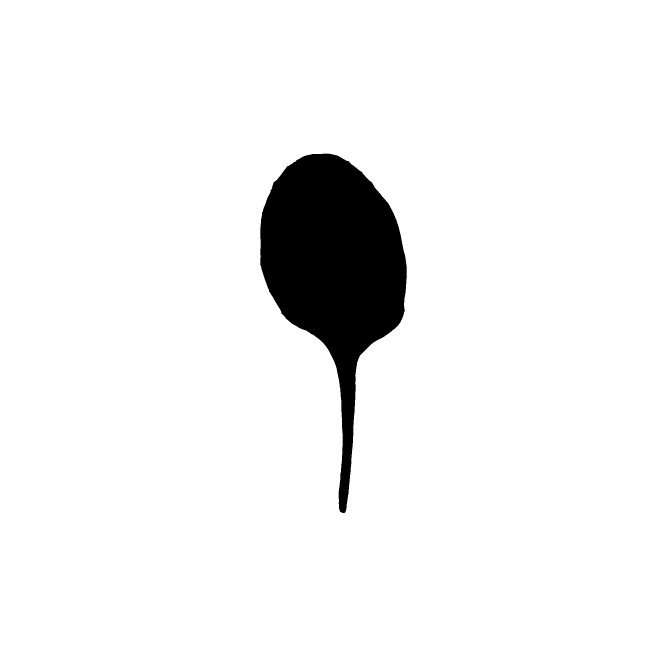
#> input picture binary_images/col_lf1.tif, 2000 x 2000 px (shown at 1/3 size); its folder holds 4 pictures in this run
$ jupyter execute --allow-errors procrustes_leaves.ipynb
#> lines starting #> are read from the running program, lines starting #| are printed output that depends on the picture; after the words box and inside, x2 and y2 are one past the last pixel; in counts of white or black regions, pixels touching at a corner belong together
[cell 1]
#######################
### LOAD IN MODULES ###
#######################

import cv2 # to install on mac: pip install opencv-python
from scipy.interpolate import interp1d # for interpolating points
from sklearn.decomposition import PCA # for principal component analysis
from scipy.spatial import procrustes # for Procrustes analysis
from scipy.spatial import ConvexHull # for convex hull
from sklearn.discriminant_analysis import LinearDiscriminantAnalysis # for LDA
from sklearn.metrics import confusion_matrix # for confusion matrix
from os import listdir # for retrieving files from directory
from os.path import isfile, join # for retrieving files from directory
import matplotlib.pyplot as plt # for plotting
import numpy as np # for using arrays
import math # for mathematical operations
import pandas as pd # for using pandas dataframes
import seaborn as sns # for plotting in seaborn

[cell 2]
#################
### FUNCTIONS ###
#################

def angle_between(p1, p2, p3):
    """
    define a function to find the angle between 3 points anti-clockwise in degrees, p2 being the vertex
    inputs: three angle points, as tuples
    output: angle in degrees
    """
    x1, y1 = p1
    x2, y2 = p2
    x3, y3 = p3
    deg1 = (360 + math.degrees(math.atan2(x1 - x2, y1 - y2))) % 360
    deg2 = (360 + math.degrees(math.atan2(x3 - x2, y3 - y2))) % 360
    return deg2 - deg1 if deg1 <= deg2 else 360 - (deg1 - deg2)

def rotate_points(xvals, yvals, degrees):
    """"
    define a function to rotate 2D x and y coordinate points around the origin
    inputs: x and y vals (can take pandas dataframe columns) and the degrees (positive, anticlockwise) to rotate
    outputs: rotated and y vals
    """
    angle_to_move = 90-degrees
    rads = np.deg2rad(angle_to_move)

    new_xvals = xvals*np.cos(rads)-yvals*np.sin(rads)
    new_yvals = xvals*np.sin(rads)+yvals*np.cos(rads)

    return new_xvals, new_yvals

def interpolation(x, y, number):
    """
    define a function to return equally spaced, interpolated points for a given polyline
    inputs: arrays of x and y values for a polyline, number of points to interpolate
    ouputs: interpolated points along the polyline, inclusive of start and end points
    """
    distance = np.cumsum(np.sqrt( np.ediff1d(x, to_begin=0)**2 + np.ediff1d(y, to_begin=0)**2 ))
    distance = distance/distance[-1]

    fx, fy = interp1d( distance, x ), interp1d( distance, y )

    alpha = np.linspace(0, 1, number)
    x_regular, y_regular = fx(alpha), fy(alpha)

    return x_regular, y_regular

def euclid_dist(x1, y1, x2, y2):
    """
    define a function to return the euclidean distance between two points
    inputs: x and y values of the two points
    output: the eulidean distance
    """
    return np.sqrt((x2-x1)**2 + (y2-y1)**2)

def poly_area(x,y):
    """
    define a function to calculate the area of a polygon using the shoelace algorithm
    inputs: separate numpy arrays of x and y coordinate values
    outputs: the area of the polygon
    """
    return 0.5*np.abs(np.dot(x,np.roll(y,1))-np.dot(y,np.roll(x,1)))

def gpa_mean(leaf_arr, landmark_num, dim_num):

    """
    define a function that given an array of landmark data returns the Generalized Procrustes Analysis mean
    inputs: a 3 dimensional array of samples by landmarks by coordinate values, number of landmarks, number of dimensions
    output: an array of the Generalized Procrustes Analysis mean shape

    """

    ref_ind = 0 # select arbitrary reference index to calculate procrustes distances to
    ref_shape = leaf_arr[ref_ind, :, :] # select the reference shape

    mean_diff = 10**(-30) # set a distance between means to stop the algorithm

    old_mean = ref_shape # for the first comparison between means, set old_mean to an arbitrary reference shape

    d = 1000000 # set d initially arbitraily high

    while d > mean_diff: # set boolean criterion for Procrustes distance between mean to stop calculations

        arr = np.zeros( ((len(leaf_arr)),landmark_num,dim_num) ) # empty 3D array: # samples, landmarks, coord vals

        for i in range(len(leaf_arr)): # for each leaf shape

            s1, s2, distance = procrustes(old_mean, leaf_arr[i]) # calculate procrustes adjusted shape to ref for current leaf
            arr[i] = s2 # store procrustes adjusted shape to array

        new_mean = np.mean(arr, axis=(0)) # calculate mean of all shapes adjusted to reference

        s1, s2, d = procrustes(old_mean, new_mean) # calculate procrustes distance of new mean to old mean

        old_mean = new_mean # set the old_mean to the new_mea before beginning another iteration

    return new_mean

# Read in data

[cell 3]
########################
### READ IN METADATA ###
########################

mdata = pd.read_csv("./metadata.csv") # read in csv
#> (reads metadata.csv from the repository)
#> `img = cv2.bitwise_not(cv2.cvtColor(cv2.imread(data_dir + curr_image),c..`:
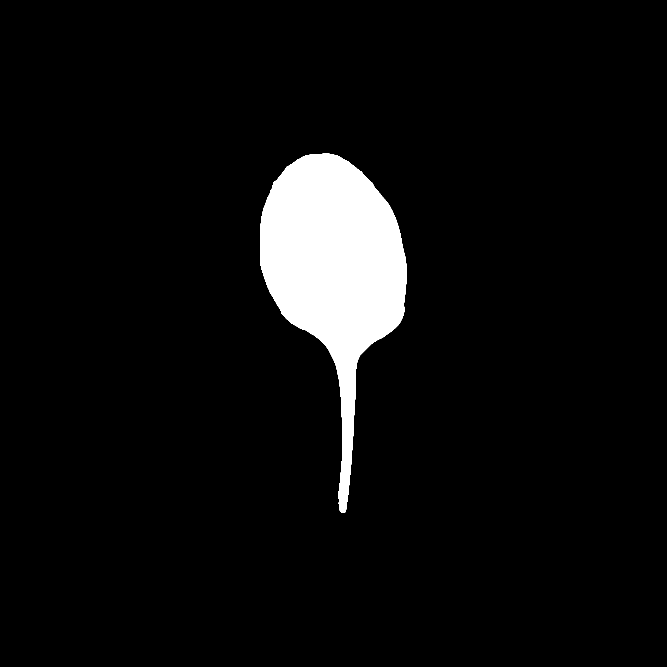
#> img: shape (2000, 2000) (shown at 1/3 size); 5.5% white; 1 white region
#> `contours, hierarchy = cv2.findContours(img, cv2.RETR_EXTERNAL, cv2.CHA..`: contours = 1 contour; box (x1, y1, x2, y2) and area: (780, 461, 1220, 1539) 219010
#> the loop `for c in contours:` made 1 pass
#> after the loop `for c in contours:`: areas_conts = [472803]; x_conts = 1 item
#> `area_inds = np.flip(np.argsort(areas_conts))`: area_inds = [0]

mdata.head() # head data to check

[cell 4]
#######################################
### MAKE A LIST OF IMAGE FILE NAMES ###
#######################################

data_dir = "./binary_images/" # set data directory

file_names = [f for f in listdir(data_dir) if isfile(join(data_dir, f))] # create a list of file names

#file_names.remove('.DS_Store') # remove .DS_Store file

file_names.sort() # sort the list of file names

file_names # check list of file names

# Place equidistant pseudo-landmarks

- Read in image in grayscale
- Select the contour of the largest object (the leaf)
- Interpolate with a high resolution of pseudo-landmarks
- Find the base and tip index point on the high resolution contour
- Reset the base index to zero
- Interpolate each side with desired number of equidistant pseudo-landmarks
- Rotate leaves and scale to centimeters
- Save pseudo-landmarks scaled to centimeters in an array

PARAMETERS AND INDEXING:
- `high_res_pts` is an arbitrarily high number of points to initially interpolate
- `res` is the desired number of points to interpolate on each side of the leaf
- The total number of pseudo-landmarks will be `2*res - 1`
- The base index will be `0`
- The tip index will be `res-1`
- The returned leaves in `cm_arr` are scaled in size to centimeters

[cell 5]
######################
### SET PARAMETERS ###
######################

# the number of equidistant points to create
# an initial high resolution outline of the leaf
high_res_pts = 1000

# the ultimate number of equidistant points on each side of the leaf
# (-1 for the tip)
# the leaf will have res*2-1 pseudo-landmarks
#################
#################
#################
res = 20 ########
#################
#################
#################

# an array to store pseudo-landmarks
cm_arr = np.zeros((len(mdata),(res*2)-1,2))

# for each leaf . . .
#> (the rest of this cell did not finish here and is left out)

#> in interpolation, `distance = np.cumsum(np.sqrt( np.ediff1d(x, to_begin=0)**2 + np.ediff1..`: distance = 866 values from 0 to 2638
#> in interpolation, `distance = distance/distance[-1]`: distance = 866 values from 0 to 1
#> in interpolation, `x_regular, y_regular = fx(alpha), fy(alpha)`: x_regular = 1000 values, max 1219 at index 811, min 780.1 at index 172, mean 1013.5; y_regular = 1000 values, max 1538 at index 507, min 461 at index 0, mean 959.9
#> `high_res_x, high_res_y = interpolation(sorted_x_conts[0].astype(np.flo..`: high_res_x has the same summary as x_regular in interpolation; high_res_y has the same summary as y_regular in interpolation
#> the loop `for pt in range(len(high_res_x)):` made 1000 passes
#> (ed_base, ed_tip) on passes 1 to 3: (1079.8, 7.52), (1078.9, 9.74), (1079.1, 12.38)
#> after the loop `for pt in range(len(high_res_x)):`: base_dists = 1000 values, max 1080.8 at index 12, min 1.03 at index 507, mean 591; tip_dists = 1000 values, max 1078 at index 508, min 7.52 at index 0, mean 532.8
#> `base_ind = np.argmin(base_dists)`: base_ind = 507
#> `tip_ind = np.argmin(tip_dists)`: tip_ind = 0
#> `high_res_x = np.concatenate((high_res_x[base_ind:],high_res_x[:base_in..`: high_res_x = 1000 values, max 1219 at index 304, min 780.1 at index 665, mean 1013.5
#> `high_res_y = np.concatenate((high_res_y[base_ind:],high_res_y[:base_in..`: high_res_y = 1000 values, max 1538 at index 0, min 461 at index 493, mean 959.9
#> `tip_ind = tip_ind-base_ind`: tip_ind = -507
#> `base_ind = base_ind-base_ind`: base_ind = 0
#> `lf_contour = np.column_stack((high_res_x, high_res_y))`: lf_contour = 1000 pairs, first value 780.1 to 1219, second value 461 to 1538

    ###############################
    ### FIND BASE AND TIP INDEX ###
    ###############################

    # get the base and tip landmark point values
    base_pt = np.array((mdata["base_x"][lf], mdata["base_y"][lf]))
    tip_pt = np.array((mdata["tip_x"][lf], mdata["tip_y"][lf]))

    base_dists = [] # store distance of each high res point to base
    tip_dists = [] # store distance of each high res point to tip

    for pt in range(len(high_res_x)): # for each of the high resolution points

        # euclidean distance of the current point from the base and tip landmark
        ed_base = euclid_dist(base_pt[0], base_pt[1], high_res_x[pt], high_res_y[pt])
        ed_tip = euclid_dist(tip_pt[0], tip_pt[1], high_res_x[pt], high_res_y[pt])

        # store distance of current point from base/tip
        base_dists.append(ed_base)
        tip_dists.append(ed_tip)

    # get index of base and tip points
    base_ind = np.argmin(base_dists)
    tip_ind = np.argmin(tip_dists)

    ################################
    ### RESET BASE INDEX TO ZERO ###
    ################################

    # reset base index position to zero
    high_res_x = np.concatenate((high_res_x[base_ind:],high_res_x[:base_ind]))
    high_res_y = np.concatenate((high_res_y[base_ind:],high_res_y[:base_ind]))

    # recalculate indices with new indexing
    tip_ind = tip_ind-base_ind # note: negative index if tip_ind<base_ind
    base_ind = base_ind-base_ind

    # create single array for leaf coordinates
    lf_contour = np.column_stack((high_res_x, high_res_y))

    ##############################################################
    ### INTERPOLATE EACH SIDE WITH DESIRED NUMBER OF LANDMARKS ###
    ##############################################################

    # interpolate at desired resolution the left and right sides of the leaf
    left_inter_x, left_inter_y = interpolation(lf_contour[base_ind:tip_ind+1,0],lf_contour[base_ind:tip_ind+1,1],res)
#> `left_inter_x, left_inter_y = interpolation(lf_contour[base_ind:tip_ind..`: left_inter_x = 20 values, max 1219 at index 12, min 967 at index 19, mean 1107.9; left_inter_y = 20 values, max 1538 at index 0, min 461 at index 19, mean 959.3
    right_inter_x, right_inter_y = interpolation(lf_contour[tip_ind:,0],lf_contour[tip_ind:,1],res)
#> `right_inter_x, right_inter_y = interpolation(lf_contour[tip_ind:,0],lf..`: right_inter_x = 20 values, max 1027 at index 16, min 781 at index 5, mean 918.5; right_inter_y = 20 values from 461 to 1537.7
#> `left_inter_x = np.delete(left_inter_x, -1)`: left_inter_x = 19 values, max 1219 at index 12, min 1029.3 at index 0, mean 1115.3
#> `left_inter_y = np.delete(left_inter_y, -1)`: left_inter_y = 19 values, max 1538 at index 0, min 477.6 at index 18, mean 985.6
#> `lf_pts_left = np.column_stack((left_inter_x, left_inter_y))`: lf_pts_left = 19 rows, first 8: [1029.3, 1538], [1045, 1476.9], [1051, 1410.6], [1056, 1344.2], [1059, 1277.4], [1064, 1211.1], [1065.7, 1144.5], [1073.1, 1079.1]
#> `lf_pts_right = np.column_stack((right_inter_x, right_inter_y))`: lf_pts_right = 20 rows, first 8: [967, 461], [902, 473.6], [850.1, 513.9], [814, 568], [789.1, 630], [781, 695.9], [781, 763.4], [791.5, 828.1]
#> `lf_pts = np.row_stack((lf_pts_left, lf_pts_right))`: lf_pts = 39 pairs, first value 781 to 1219, second value 461 to 1538
#> `tip_point = lf_pts[res-1,:]`: tip_point = [967, 461]
#> `base_point = lf_pts[0,:]`: base_point = [1029.3, 1538]

    # the start of the right side and end of the left side
    # both contain the tip landmark
    # delete the last point on the left side
    left_inter_x = np.delete(left_inter_x, -1)
    left_inter_y = np.delete(left_inter_y, -1)

    # BASE OF LEAF IS INDEX 0
    # TIP INDEX IS RES-1 IF BOTH LEFT & RIGHT POINTS
    # TOTAL PSEUDOLANDMARKS IS 2*RES-1
    lf_pts_left = np.column_stack((left_inter_x, left_inter_y))
    lf_pts_right = np.column_stack((right_inter_x, right_inter_y))
    lf_pts = np.row_stack((lf_pts_left, lf_pts_right))

    ##########################################################
    ### ROTATE LEAVES UPWARD AND SCALE SIZE TO CENTIMETERS ###
    ##########################################################

    tip_point = lf_pts[res-1,:] # get tip point
    base_point = lf_pts[0,:] # get base point

    # calculate angle between tip. base, and an arbitrary reference
    ang = angle_between(tip_point, base_point, (base_point[0]+1,base_point[1]) )
#> in angle_between, `x1, y1 = p1`: x1 = 967; y1 = 461
#> in angle_between, `x2, y2 = p2`: x2 = 1029.3; y2 = 1538
#> in angle_between, `x3, y3 = p3`: x3 = 1030.3; y3 = 1538
#> in angle_between, `deg1 = (360 + math.degrees(math.atan2(x1 - x2, y1 - y2))) % 360`: deg1 = 183.3
#> in angle_between, `deg2 = (360 + math.degrees(math.atan2(x3 - x2, y3 - y2))) % 360`: deg2 = 90
#> `ang = angle_between(tip_point, base_point, (base_point[0]+1,base_point..`: ang = 266.7

    # rotate points upwards
    rot_x, rot_y = rotate_points(lf_pts[:,0], lf_pts[:,1], ang)
#> in rotate_points, `angle_to_move = 90-degrees`: angle_to_move = -176.7
#> in rotate_points, `rads = np.deg2rad(angle_to_move)`: rads = -3.08
#> in rotate_points, `new_xvals = xvals*np.cos(rads)-yvals*np.sin(rads)`: new_xvals = 39 values, max -735.6 at index 25, min -1170.3 at index 12, mean -956.5
#> in rotate_points, `new_yvals = xvals*np.sin(rads)+yvals*np.cos(rads)`: new_yvals = 39 values, max -516 at index 19, min -1594.8 at index 0, mean -1030.4
#> `rot_x, rot_y = rotate_points(lf_pts[:,0], lf_pts[:,1], ang)`: rot_x has the same summary as new_xvals in rotate_points; rot_y has the same summary as new_yvals in rotate_points
#> `rot_pts = np.column_stack((rot_x, rot_y))`: rot_pts = 39 pairs, first value -1170.3 to -735.6, second value -1594.8 to -516
#> `cm_lf = rot_pts/(mdata["px_cm"][lf])`: cm_lf = 39 pairs, first value -2.53 to -1.59, second value -3.45 to -1.12
#> pass 2 of the loop `for lf in range(len(mdata)):`:
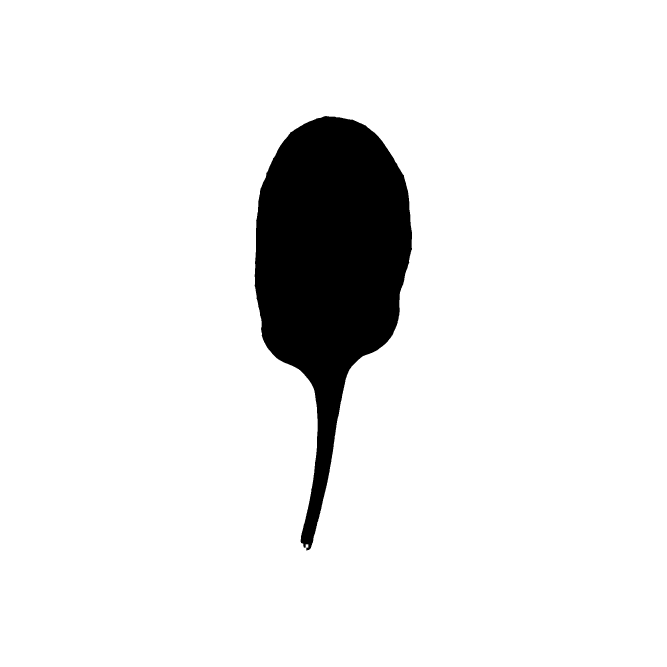
#> input picture binary_images/col_lf2.tif, 2000 x 2000 px (shown at 1/3 size)
#> `img = cv2.bitwise_not(cv2.cvtColor(cv2.imread(data_dir + curr_image),c..`:
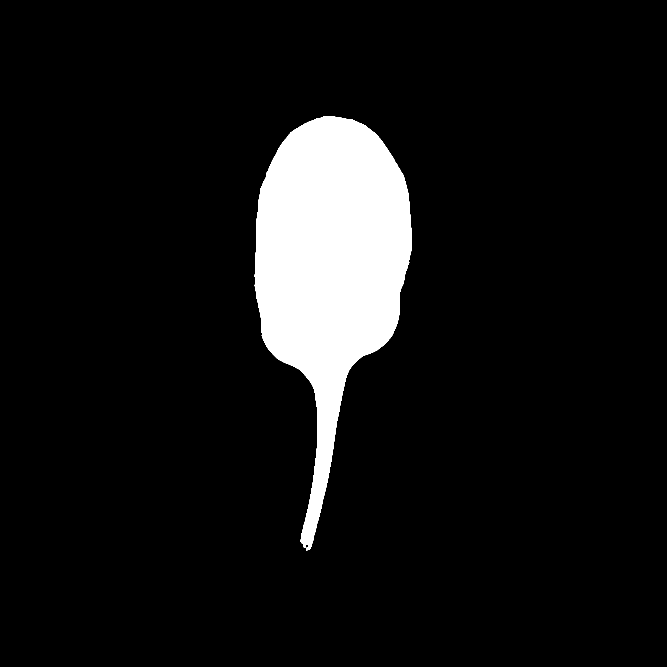
#> img: shape (2000, 2000) (shown at 1/3 size); 8.1% white; 1 white region
#> contours = 1 contour; box (x1, y1, x2, y2) and area: (764, 348, 1236, 1652) 323250
#> the loop `for c in contours:` made 1 pass
#> after the loop `for c in contours:`: areas_conts = [613713]
#> `high_res_x, high_res_y = interpolation(sorted_x_conts[0].astype(np.flo..`: high_res_x = 1000 values, max 1235 at index 825, min 764 at index 186, mean 981; high_res_y = 1000 values, max 1650.5 at index 495, min 348 at index 999, mean 968.7
#> the loop `for pt in range(len(high_res_x)):` made 1000 passes
#> (ed_base, ed_tip) on passes 1 to 3: (1297.2, 19.66), (1296.1, 22.35), (1294.9, 25.11)
#> after the loop `for pt in range(len(high_res_x)):`: base_dists = 1000 values, max 1297.3 at index 999, min 1 at index 492, mean 691.1; tip_dists = 1000 values, max 1302.2 at index 495, min 1.34 at index 994, mean 653.7
#> `base_ind = np.argmin(base_dists)`: base_ind = 492
#> `tip_ind = np.argmin(tip_dists)`: tip_ind = 994
#> `high_res_x = np.concatenate((high_res_x[base_ind:],high_res_x[:base_in..`: high_res_x = 1000 values, max 1235 at index 333, min 764 at index 694, mean 981
#> `high_res_y = np.concatenate((high_res_y[base_ind:],high_res_y[:base_in..`: high_res_y = 1000 values, max 1650.5 at index 3, min 348 at index 507, mean 968.7
#> `tip_ind = tip_ind-base_ind`: tip_ind = 502
#> `base_ind = base_ind-base_ind`: base_ind = 0
#> lf_contour = 1000 pairs, first value 764 to 1235, second value 348 to 1650.5
#> `left_inter_x, left_inter_y = interpolation(lf_contour[base_ind:tip_ind..`: left_inter_x = 20 values, max 1235 at index 13, min 920.9 at index 0, mean 1092.4; left_inter_y = 20 values, max 1643 at index 0, min 350 at index 19, mean 964.7
#> right_inter_x = 20 values, max 994.3 at index 0, min 766 at index 7, mean 866.9; right_inter_y = 20 values from 350 to 1642.9
#> `left_inter_x = np.delete(left_inter_x, -1)`: left_inter_x = 19 values, max 1235 at index 13, min 920.9 at index 0, mean 1097.5
#> `left_inter_y = np.delete(left_inter_y, -1)`: left_inter_y = 19 values, max 1643 at index 0, min 365.9 at index 18, mean 997.1
#> lf_pts_left = 19 rows, first 8: [920.9, 1643], [946.5, 1588], [966, 1510.6], [983.9, 1432.5], [997.9, 1353.6], [1008.7, 1274.3], [1024.1, 1195.3], [1043.2, 1117.5]
#> lf_pts_right = 20 rows, first 8: [994.3, 350], [918.3, 369.1], [855.9, 417.1], [815.1, 485.5], [785.2, 558.7], [773, 637.4], [768, 717.2], [766, 797.3]
#> lf_pts = 39 pairs, first value 766 to 1235, second value 350 to 1643
#> tip_point = [994.3, 350]
#> base_point = [920.9, 1643]
#> ang = 273.2
#> rot_x = 39 values, max -807.4 at index 25, min -1273.2 at index 13, mean -1033.4; rot_y = 39 values, max -293.1 at index 19, min -1588.2 at index 0, mean -927.8
#> rot_pts = 39 pairs, first value -1273.2 to -807.4, second value -1588.2 to -293.1
#> cm_lf = 39 pairs, first value -2.76 to -1.75, second value -3.44 to -0.634
    rot_pts = np.column_stack((rot_x, rot_y))

    # scale leaf into cm
    cm_lf = rot_pts/(mdata["px_cm"][lf])

    # store the leaf scaled into cm into the cm_arr
    cm_arr[lf,:,:] = cm_lf

#### *(plot is only for example, remove for real analysis)*

[cell 6]
# Plot each leaf and check that it is working
# (remove this when working with a large number of leaves outside of this example)

plt.figure(figsize=(5,10))

for i in range(len(cm_arr)):

    plt.subplot(5,5,i+1)
    plt.plot(cm_arr[i,:,0], cm_arr[i,:,1], c="k", lw=1)
    plt.plot([min(cm_arr[i,:,0])-0.1,min(cm_arr[i,:,0])-0.1],
            [cm_arr[i,0,1], cm_arr[i,0,1]+1], c="k", lw=0.5) # cm scale
    plt.scatter(cm_arr[i,:,0], cm_arr[i,:,1], c="k", s=4)
    plt.scatter(cm_arr[i,0,0], cm_arr[i,0,1])
    plt.scatter(cm_arr[i,res-1,0], cm_arr[i,res-1,1])

    plt.title(mdata["genotype"][i]+", node "+str(mdata["node"][i]), fontsize=8)

    plt.gca().set_aspect("equal")
    plt.axis("off")

plt.suptitle(str(res*2-1) + " pseudo-landmarks")
plt.tight_layout()
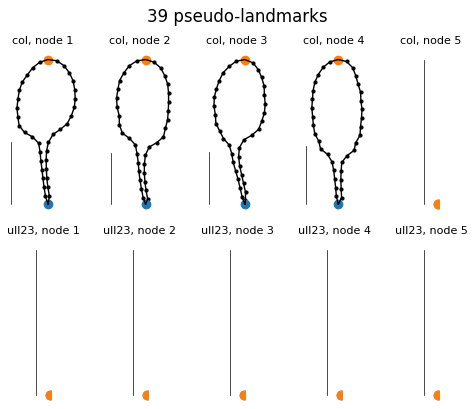
#> figure drawn by matplotlib, 10 panels

# Analyze leaf dimensions

Using placed pseudo-landmarks representing leaves that are rotated upwards and scaled in centimeters from `cm_arr`, calculate the following:

- `width`: difference in centimeters between minimum and maximum x values in an oriented leaf
- `length`: difference in centimeters between minimum and maximum y values in an oriented leaf
- `area`: area of the leaf in centimeters squared
- `solidity`: the ratio of area to convex hull area
- `asymmetry`: the Procrustes distance between the superimposed left and right sides of a leaf outline. Lower values are more symmetric. Higher values are more asymmetric.

Data is stored in the `mdata` dataframe.

[cell 7]
# lists to store variables
width_list = []
length_list = []
area_list = []
solidity_list = []
asymmetry_list = []

# for each leaf . . .
#> (the rest of this cell did not finish here and is left out)

#### Pair plots of dimensions and other data

#> (a cell that did not finish here is left out)

#> (a cell that did not finish here is left out)

# Procrustes analysis

Perform a Procrustes analysis to translate, scale, and rotate leaf shapes

- Select number of pseudo-landmarks and dimensions
- Calculate the GPA mean leaf shape using the `gpa_mean` function
- Align all leaves to the GPA mean
- Store Procrustes super-imposed leaves in an array, `proc_arr`
- Calculate a PCA for all possible axes and their variance (the number of leaves)
- Calculate a PCA for just the axes needed for reconstruction of eigenleaves for morphospace (probably 2)

[cell 10]
landmark_num = (res*2)-1 # select number of landmarks
dim_num = 2 # select number of coordinate value dimensions

##########################
### CALCULATE GPA MEAN ###
##########################

#> (the rest of this cell did not finish here and is left out)
